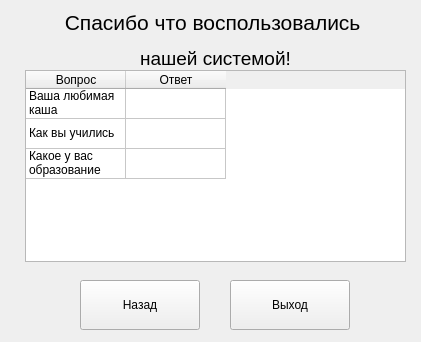
<?xml version="1.0" encoding="UTF-8"?>
<ui version="4.0">
 <class>finish</class>
 <widget class="QWidget" name="finish">
  <property name="geometry">
   <rect>
    <x>0</x>
    <y>0</y>
    <width>421</width>
    <height>342</height>
   </rect>
  </property>
  <property name="windowTitle">
   <string>Form</string>
  </property>
  <widget class="QPushButton" name="Exit">
   <property name="geometry">
    <rect>
     <x>230</x>
     <y>280</y>
     <width>120</width>
     <height>50</height>
    </rect>
   </property>
   <property name="text">
    <string>Выход</string>
   </property>
  </widget>
  <widget class="QPushButton" name="Back">
   <property name="geometry">
    <rect>
     <x>80</x>
     <y>280</y>
     <width>120</width>
     <height>50</height>
    </rect>
   </property>
   <property name="text">
    <string>Назад</string>
   </property>
  </widget>
  <widget class="QLabel" name="finishLbl1">
   <property name="geometry">
    <rect>
     <x>60</x>
     <y>0</y>
     <width>311</width>
     <height>81</height>
    </rect>
   </property>
   <property name="text">
    <string>&lt;html&gt;&lt;head/&gt;&lt;body&gt;&lt;p align=&quot;center&quot;&gt;&lt;span style=&quot; font-size:16pt;&quot;&gt;Спасибо что воспользовались &lt;/span&gt;&lt;/p&gt;&lt;p align=&quot;center&quot;&gt;&lt;span style=&quot; font-size:14pt;&quot;&gt;нашей системой!&lt;/span&gt;&lt;/p&gt;&lt;/body&gt;&lt;/html&gt;</string>
   </property>
  </widget>
  <widget class="QTableWidget" name="tableWidget">
   <property name="geometry">
    <rect>
     <x>25</x>
     <y>70</y>
     <width>381</width>
     <height>192</height>
    </rect>
   </property>
   <property name="horizontalScrollBarPolicy">
    <enum>Qt::ScrollBarAlwaysOff</enum>
   </property>
   <property name="autoScroll">
    <bool>false</bool>
   </property>
   <property name="rowCount">
    <number>3</number>
   </property>
   <property name="columnCount">
    <number>2</number>
   </property>
   <attribute name="verticalHeaderVisible">
    <bool>false</bool>
   </attribute>
   <row>
    <property name="text">
     <string>New Row</string>
    </property>
   </row>
   <row>
    <property name="text">
     <string>New Row</string>
    </property>
   </row>
   <row>
    <property name="text">
     <string>New Row</string>
    </property>
   </row>
   <column>
    <property name="text">
     <string>Вопрос</string>
    </property>
   </column>
   <column>
    <property name="text">
     <string>Ответ</string>
    </property>
   </column>
   <item row="0" column="0">
    <property name="text">
     <string>Ваша любимая каша</string>
    </property>
   </item>
   <item row="1" column="0">
    <property name="text">
     <string>Как вы учились</string>
    </property>
   </item>
   <item row="2" column="0">
    <property name="text">
     <string>Какое у вас образование</string>
    </property>
   </item>
  </widget>
 </widget>
 <resources/>
 <connections/>
</ui>
